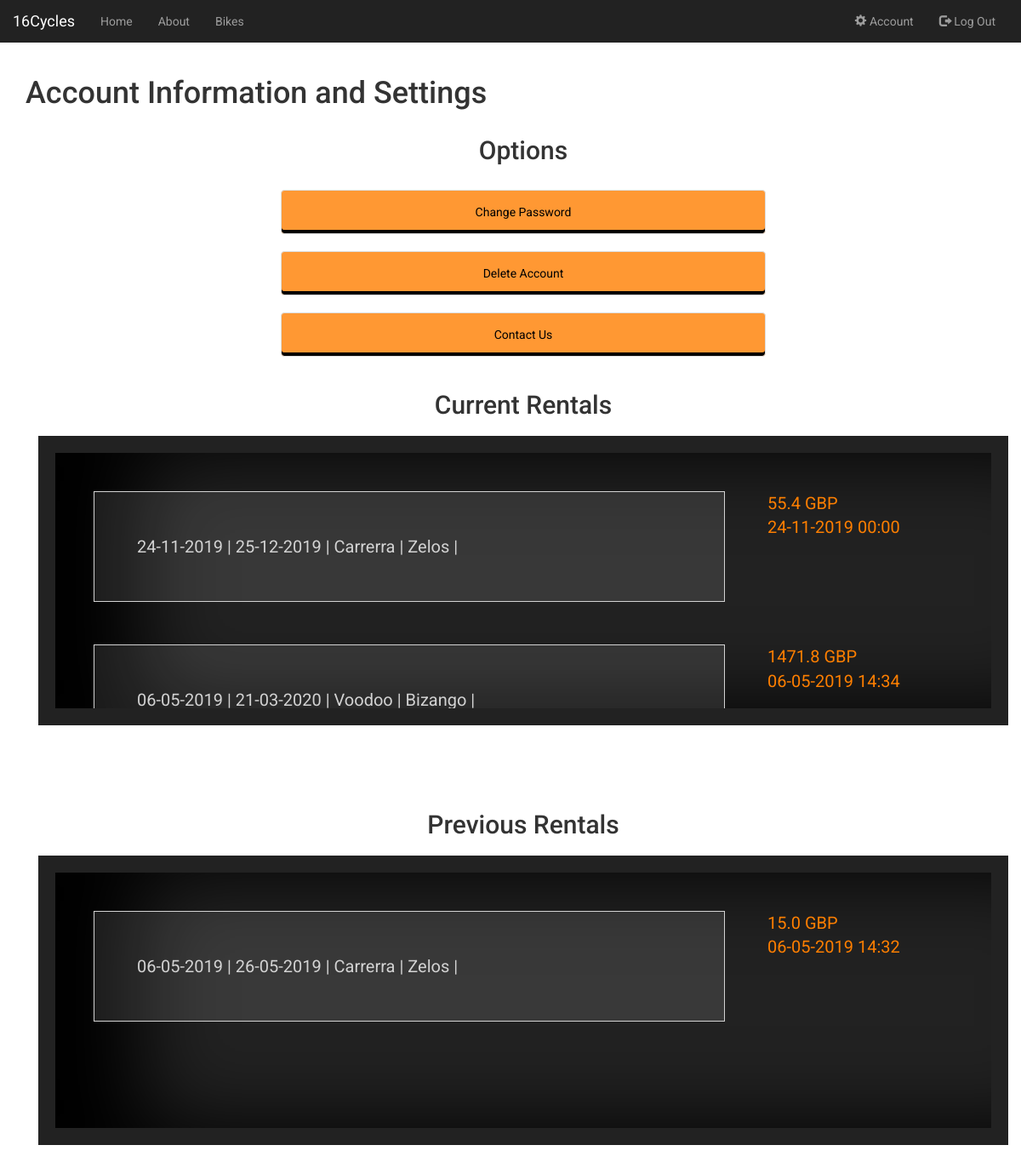
/account (signed in), run on the app's committed database.
### app/models.py (models this page shows)
class Rented_Bikes(db.Model):
    __tablename__ = 'rented_bikes'
    id = db.Column(db.Integer, primary_key=True)
    start_date = db.Column(db.DateTime, nullable=False, default=datetime.utcnow)
    end_date = db.Column(db.DateTime, nullable=False)
    price = db.Column(db.Float, default=0.0)
    bike_id = db.Column(db.Integer, db.ForeignKey('bikes.id'), nullable=False)
    order_id = db.Column(db.Integer, db.ForeignKey('orders.id'), nullable=False)

class Bike_Types(db.Model):
    __tablename__ = 'bike_types'
    id = db.Column(db.Integer, primary_key=True)
    gears = db.Column(db.Integer, default=0)
    weight = db.Column(db.Float, default=0.0)
    brand = db.Column(db.String(50),nullable=False)
    model = db.Column(db.String(50),nullable=False)
    image = db.Column(db.String(20), nullable=False, default='default.jpg')
    colour = db.Column(db.String(50),nullable=False)
    user_type = db.Column(db.String(100),nullable=False)
    use_type = db.Column(db.String(100),nullable=False)
    times_rented = db.Column(db.Integer, default=0)
    bikes = db.relationship('Bikes', backref='bike_type', lazy=True)
    rental_rates = db.relationship('Rental_Rates', backref='bike_type', lazy=True)

### app/views.py (the view)
@app.route('/account')
@login_required
def account():
    form = ExtendDate()
    user_orders = Orders.query.filter_by(user_id=current_user.id).all()
    today = datetime.datetime.today()
    current_dates = []
    past_dates = []
    current_rentals = []
    past_rentals = []
    current_types = []
    past_types = []
    for order in user_orders:
        rented_bike = order.rented_bikes[0]
        bike_item = Bikes.query.filter_by(id=rented_bike.bike_id).first()
        bike_type = Bike_Types.query.filter_by(id=bike_item.bike_type_id).first()
        date = order.date.strftime("%d-%m-%Y %H:%M")
        if rented_bike.end_date >= today:
            current_dates.append(date)
            current_rentals.append(rented_bike)
            current_types.append(bike_type)
        else:
            past_dates.append(date)
            past_rentals.append(rented_bike)
            past_types.append(bike_type)
    return render_template("account.html", len_curr_rentals=len(current_rentals), len_past_rentals=len(past_rentals),
     form=form, past_rentals=past_rentals,
     current_rentals=current_rentals, current_types=current_types, past_types=past_types,
     current_dates=current_dates, past_dates=past_dates) # redirect to the account page

### app/models.py (called while the page is built)
@login_manager.user_loader
def load_user(user_id):
	return Users.query.get(int(user_id))

### app/templates/account.html (shortened to what this page needs)
{% extends "base.html" %}
{% block content %}
<head>
  <link rel="stylesheet" href="{{ url_for('static', filename='css/account.css') }}">
</head>
<div class="container">
  <div class="row">
    <h1>Account Information and Settings</h1>
  </div>
    <h2> Options </h2>
    <div class="option-box">
    <a href="{{ url_for('resetPassword') }}" class="list-group">
          <li class="list-group-item">
                Change Password
          </li>
    </a>
    <a href="#" class="list-group">
          <li class="list-group-item">
                Delete Account
          </li>
    </a>
    <a href="/meetOurStaff" class="list-group">
          <li class="list-group-item">
                Contact Us
          </li>
    </a>
    </div>
    <h2> Current Rentals </h2>
    <div class="details-box">
        <div class="details">
            {% for n in range(len_curr_rentals) %}
            <div class="record">
                {{current_rentals[n].start_date.strftime('%d-%m-%Y') + " |"}}
                {{current_rentals[n].end_date.strftime('%d-%m-%Y') + " |"}}
                {{current_types[n].brand + " |"}}
                {{current_types[n].model + " |"}}
            </div>
            <div class="dateselection-box">
                    {{ current_rentals[n].price}} GBP </br>
                    {{ current_dates[n]}}
            </div>
            {% endfor %}
        </div>
    </div>
    <h2> Previous Rentals </h2>
    <div class="details-box">
        <div class="details">
            {% for n in range(len_past_rentals) %}
            <div class="record">
                {{past_rentals[n].start_date.strftime('%d-%m-%Y') + " |"}}
                {{past_rentals[n].end_date.strftime('%d-%m-%Y') + " |"}}
                {{past_types[n].brand + " |"}}
                {{past_types[n].model + " |"}}
            </div>
            <div class="dateselection-box">
                {{ past_rentals[n].price}} GBP </br>
                {{ past_dates[n] }}
            </div>
            {% endfor %}
        </div>
    </div>
</div>
{% endblock %}

### app/templates/base.html (shortened to what this page needs)
<!DOCTYPE html>
<html lang="en">
<head>
  <link rel="stylesheet" href="https://maxcdn.bootstrapcdn.com/bootstrap/3.4.0/css/bootstrap.min.css">
  <link rel="stylesheet" href="{{ url_for('static', filename='css/base.css') }}">
</head>
<body>
  <nav class="navbar navbar-inverse">
    <div class="container-fluid">
      <div class="navbar-header">
        <a class="navbar-brand" href="{{ url_for('home') }}">16Cycles</a>
      </div>
      <div class="collapse navbar-collapse" id="myNavbar">
        <ul class="nav navbar-nav">
          <li><a href="{{ url_for('home') }}">Home</a></li>
          <li><a href="{{ url_for('about') }}">About</a></li>
          <li><a href="{{ url_for('browse') }}">Bikes</a></li>
        </ul>
        <ul class="nav navbar-nav navbar-right">
					{% if current_user.is_authenticated %}
						<li><a href="{{ url_for('account') }}"><span class="glyphicon glyphicon-cog"></span> Account</a></li>
						<li><a href="{{ url_for('logout') }}"><span class="glyphicon glyphicon-log-out"></span> Log Out</a></li>
					{% else %}
	          <li><a href="{{ url_for('sign_up') }}"><span class="glyphicon glyphicon-user"></span> Sign Up</a></li>
	          <li><a href="{{ url_for('login') }}"><span class="glyphicon glyphicon-log-in"></span> Login</a></li>
					{% endif %}
				</ul>
      </div>
    </div>
  </nav>
    <div class="container content">
        {% block content %}{% endblock %}
    </div>
</body>
</html>

### app/static/css/base.css (style rules this page uses)
body { font-family: "Roboto", sans-serif; }
.content { padding-top: 20px; }
.navbar { margin-bottom: 0; border-radius: 0; border: 0; }

### app/static/css/account.css (style rules this page uses)
body { font-family: "Roboto", sans-serif; justify-content: center; }
.content { padding-top: 20px; }
h2 { text-align: center; }
.list-group { padding: 2px; }
.list-group-item { text-align: center; color: black; background-color: rgba(255, 127, 0, 0.8); padding: 15px 32px; border-radius: 0; box-shadow: 0px -4px 0px rgba(0,0,0,1) inset; margin-left: 25%; margin-right: 25%; transition: 0.5s; }
.details-box { clear: left; background-color: rgb(34, 34, 34); float:unset; padding: 20px; margin-top: 20px; margin-bottom: 100px; }
.details { height: 300px; box-shadow: 100px 0 100px rgba(0,0,0,1) inset; padding: 20px; overflow: auto; }
.record { color: lightgrey; font-size: 20px; float: left; width: 70%; background-color: rgba(255,255,255,0.1); padding: 50px; border-style: solid; border-width: 1px; margin: 25px; }
.dateselection-box { color: #ff7f00; float: left; margin: 25px; font-size: 15pt; }

### data on the page
Rented_Bikes: start_date "24-11-2019 |", end_date "25-12-2019 |", price "55.4"
Bike_Types: brand "Carrerra |", model "Zelos |", brand "Carrerra |", model "Zelos |"
Rented_Bikes: start_date "06-05-2019 |", end_date "21-03-2020 |", price "1471.8"
Bike_Types: brand "Voodoo |", model "Bizango |"
Rented_Bikes: start_date "06-05-2019 |", end_date "26-05-2019 |", price "15.0"

### other printed values
{{ current_dates[n] }} "24-11-2019 00:00" "06-05-2019 14:34"
{{ past_dates[n] }} "06-05-2019 14:32"
